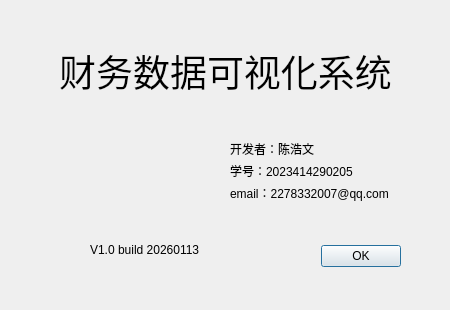
<?xml version="1.0" encoding="UTF-8"?>
<ui version="4.0">
 <class>AboutDialog</class>
 <widget class="QDialog" name="AboutDialog">
  <property name="geometry">
   <rect>
    <x>0</x>
    <y>0</y>
    <width>450</width>
    <height>310</height>
   </rect>
  </property>
  <property name="windowTitle">
   <string>Dialog</string>
  </property>
  <widget class="QWidget" name="layoutWidget">
   <property name="geometry">
    <rect>
     <x>230</x>
     <y>140</y>
     <width>181</width>
     <height>61</height>
    </rect>
   </property>
   <layout class="QVBoxLayout" name="verticalLayout">
    <item>
     <widget class="QLabel" name="label_2">
      <property name="text">
       <string>开发者：陈浩文</string>
      </property>
     </widget>
    </item>
    <item>
     <widget class="QLabel" name="label_3">
      <property name="text">
       <string>学号：2023414290205</string>
      </property>
     </widget>
    </item>
    <item>
     <widget class="QLabel" name="label_4">
      <property name="text">
       <string>email：2278332007@qq.com</string>
      </property>
     </widget>
    </item>
   </layout>
  </widget>
  <widget class="QLabel" name="label_6">
   <property name="geometry">
    <rect>
     <x>90</x>
     <y>240</y>
     <width>171</width>
     <height>20</height>
    </rect>
   </property>
   <property name="text">
    <string>V1.0 build 20260113</string>
   </property>
  </widget>
  <widget class="QDialogButtonBox" name="buttonBox">
   <property name="geometry">
    <rect>
     <x>60</x>
     <y>240</y>
     <width>341</width>
     <height>32</height>
    </rect>
   </property>
   <property name="orientation">
    <enum>Qt::Orientation::Horizontal</enum>
   </property>
   <property name="standardButtons">
    <set>QDialogButtonBox::StandardButton::Ok</set>
   </property>
  </widget>
  <widget class="QLabel" name="label">
   <property name="geometry">
    <rect>
     <x>0</x>
     <y>10</y>
     <width>451</width>
     <height>121</height>
    </rect>
   </property>
   <property name="font">
    <font>
     <pointsize>28</pointsize>
    </font>
   </property>
   <property name="text">
    <string>财务数据可视化系统</string>
   </property>
   <property name="alignment">
    <set>Qt::AlignmentFlag::AlignCenter</set>
   </property>
  </widget>
  <widget class="QLabel" name="label_5">
   <property name="geometry">
    <rect>
     <x>60</x>
     <y>90</y>
     <width>151</width>
     <height>151</height>
    </rect>
   </property>
   <property name="styleSheet">
    <string notr="true">border-image: url(:/img/bar_chart.png);</string>
   </property>
   <property name="text">
    <string>&lt;html&gt;&lt;head/&gt;&lt;body&gt;&lt;p&gt;&lt;br/&gt;&lt;/p&gt;&lt;/body&gt;&lt;/html&gt;</string>
   </property>
  </widget>
 </widget>
 <resources/>
 <connections/>
</ui>
